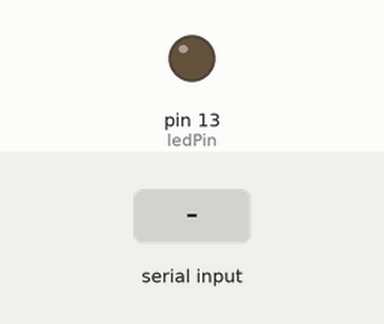
Simulated run of this sketch. Board: Arduino Uno, built with avr-gcc and run on an emulated ATmega328P. On the bench: output pins drawn as LEDs (lit = HIGH). The test bench sets the inputs (shaded band). What the sketch prints to the serial monitor is not drawn.

Above: at 1.2 s.
1.3 s: "A" received over Serial
Timing chart, 0 to 4.3 s (numbered marks = the images above; inputs shaded):
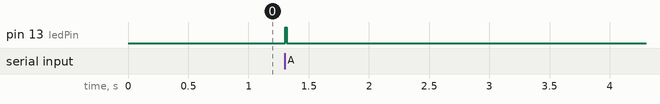

Measured:
- after the input at 1.3 s, pin 13 (ledPin): LOW → HIGH at once, → LOW 0.01 s later

The sketch:

Arduino-test.ino
```cpp
const int ledPin = 13;      // the pin that the LED is attached to
float out = 0;
int startStopwatchTime = millis();

void setup() {
  // initialize the serial communication:
  Serial.begin(9600);
  // initialize the ledPin as an output:
  pinMode(ledPin, OUTPUT);
}

void loop() {
  byte in;

  // check if data has been sent from the computer:
  if (Serial.available()) {
    // read the most recent byte (which will be from 0 to 255):
    in = Serial.read();
    if (in == 65)
    {
      digitalWrite(ledPin,HIGH);
      delay(10);
    }
    if (in == 66)
    {
      digitalWrite(ledPin,HIGH);
      delay(500);
    }

  }
  else
  {
    out = (millis() - startStopwatchTime)/1000;
    out = 200 * sin(out)+300;
    Serial.println((int)out);
    digitalWrite(ledPin,LOW);

    }
}
```
